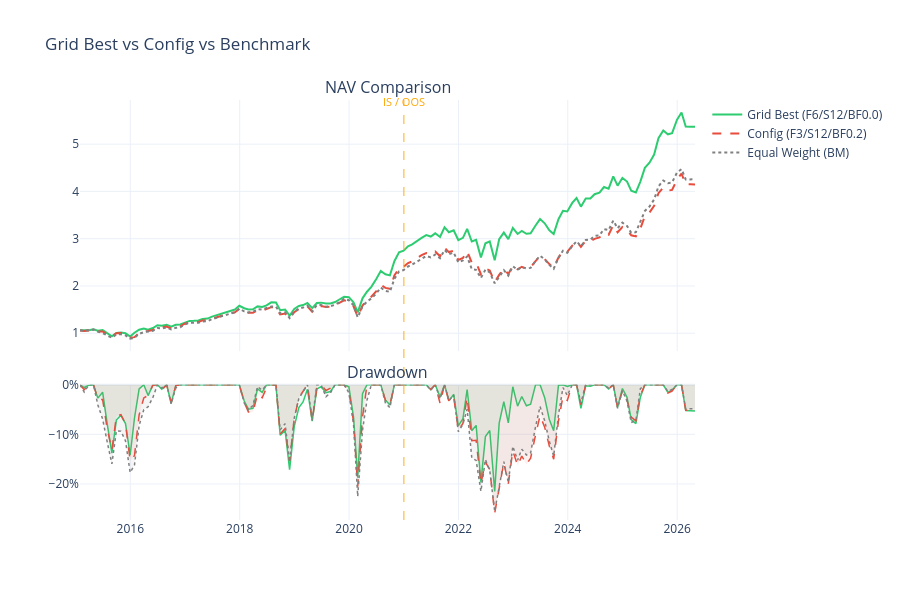

Source (notebook cell):
### Markdown cell above
### 최적 파라미터 vs 기존 전략 vs BM 비교

IS Sharpe 상위 중 OOS에서도 안정적인 파라미터를 선정하여 비교합니다.

### Code cell
# IS+OOS 합산 Sharpe 기준 Best 선정 (오버피팅 방지)
grid_df['Combined Sharpe'] = grid_df['IS Sharpe'] * 0.5 + grid_df['OOS Sharpe'] * 0.5
best = grid_df.sort_values('Combined Sharpe', ascending=False).iloc[0]

best_fw, best_sw, best_bf = int(best['Fast']), int(best['Slow']), best['Bear Floor']
best_rw = make_weights(best_bf)

print(f"Best params: Fast={best_fw}M, Slow={best_sw}M, Bear Floor={best_bf}")
print(f"Weights: 강세={best_rw['강세 (Bullish)']:.2f}, 반등={best_rw['반등 (Recovery)']:.2f}, "
      f"조정={best_rw['조정 (Correction)']:.2f}, 약세={best_rw['약세 (Bearish)']:.2f}")
print(f"IS Sharpe={best['IS Sharpe']:.2f}, OOS Sharpe={best['OOS Sharpe']:.2f}")

# 최적 파라미터로 전체 기간 백테스트
best_rdf, _, _ = regime_cache[(best_fw, best_sw)]
nav_best, _, ret_best = regime_backtest(prices, best_rdf, best_rw)

# 현재 config 기준
config_label = f'Config (F{FAST_WINDOW}/S{SLOW_WINDOW}/BF{BEAR_FLOOR})'

# 비교 차트
fig = make_subplots(rows=2, cols=1, shared_xaxes=True,
                    subplot_titles=['NAV Comparison', 'Drawdown'],
                    row_heights=[0.65, 0.35], vertical_spacing=0.08)

traces = [
    (nav_best, f'Grid Best (F{best_fw}/S{best_sw}/BF{best_bf})', '#2ecc71', None),
    (nav_regime, config_label, '#e74c3c', 'dash'),
    (nav_ew, 'Equal Weight (BM)', 'gray', 'dot'),
]

for nav, name, color, dash in traces:
    fig.add_trace(go.Scatter(
        x=nav.index, y=nav.values,
        name=name, line=dict(color=color, width=2, dash=dash),
    ), row=1, col=1)
    
    dd = (nav - nav.cummax()) / nav.cummax()
    fig.add_trace(go.Scatter(
        x=dd.index, y=dd.values,
        name=name, line=dict(color=color, width=1.5, dash=dash),
        showlegend=False, fill='tozeroy',
        fillcolor=f'rgba({",".join(str(int(color.lstrip("#")[i:i+2], 16)) for i in (0,2,4))},0.08)' if color != 'gray' else 'rgba(128,128,128,0.08)',
    ), row=2, col=1)

# IS/OOS 경계선
is_end_str = IS_END
fig.add_shape(type='line', x0=is_end_str, x1=is_end_str, y0=0, y1=1,
              yref='paper', line=dict(dash='dash', color='orange', width=1.5),
              opacity=0.6)
fig.add_annotation(x=is_end_str, y=1.02, yref='paper', text='IS / OOS',
                   showarrow=False, font=dict(color='orange', size=11))

fig.update_yaxes(tickformat='.0%', row=2, col=1)
fig.update_layout(template='plotly_white', height=600, width=900,
                  title='Grid Best vs Config vs Benchmark')
fig.show()

# 통계 비교
print("\n=== Performance Comparison (Full Period) ===")
stats_compare = pd.DataFrame([
    calc_stats(nav_best, ret_best, f'Grid Best (F{best_fw}/S{best_sw}/BF{best_bf})'),
    calc_stats(nav_regime, ret_regime, config_label),
    calc_stats(nav_ew, ret_ew, 'Equal Weight (BM)'),
]).set_index('Strategy')
print(stats_compare.to_string())

### Figure 1 — Plotly figure (JSON) as saved in the notebook; plotly's stock layout.template omitted (floating-point values rounded to 4 significant figures; data arrays with more than 128 entries replaced by an {"elided": "..."} marker saying what was removed)
{"data": [{"line": {"color": "#2ecc71", "width": 2}, "name": "Grid Best (F6/S12/BF0.0)", "type": "scatter", "x": {"elided": "136 str values"}, "xaxis": "x", "y": {"elided": "136 float values"}, "yaxis": "y"}, {"fill": "tozeroy", "fillcolor": "rgba(46,204,113,0.08)", "line": {"color": "#2ecc71", "width": 1.5}, "name": "Grid Best (F6/S12/BF0.0)", "showlegend": false, "type": "scatter", "x": {"elided": "136 str values"}, "xaxis": "x2", "y": {"elided": "136 float values"}, "yaxis": "y2"}, {"line": {"color": "#e74c3c", "dash": "dash", "width": 2}, "name": "Config (F3/S12/BF0.2)", "type": "scatter", "x": {"elided": "136 str values"}, "xaxis": "x", "y": {"elided": "136 float values"}, "yaxis": "y"}, {"fill": "tozeroy", "fillcolor": "rgba(231,76,60,0.08)", "line": {"color": "#e74c3c", "dash": "dash", "width": 1.5}, "name": "Config (F3/S12/BF0.2)", "showlegend": false, "type": "scatter", "x": {"elided": "136 str values"}, "xaxis": "x2", "y": {"elided": "136 float values"}, "yaxis": "y2"}, {"line": {"color": "gray", "dash": "dot", "width": 2}, "name": "Equal Weight (BM)", "type": "scatter", "x": {"elided": "136 str values"}, "xaxis": "x", "y": {"elided": "136 float values"}, "yaxis": "y"}, {"fill": "tozeroy", "fillcolor": "rgba(128,128,128,0.08)", "line": {"color": "gray", "dash": "dot", "width": 1.5}, "name": "Equal Weight (BM)", "showlegend": false, "type": "scatter", "x": {"elided": "136 str values"}, "xaxis": "x2", "y": {"elided": "136 float values"}, "yaxis": "y2"}], "layout": {"annotations": [{"font": {"size": 16}, "showarrow": false, "text": "NAV Comparison", "x": 0.5, "xanchor": "center", "xref": "paper", "y": 1, "yanchor": "bottom", "yref": "paper"}, {"font": {"size": 16}, "showarrow": false, "text": "Drawdown", "x": 0.5, "xanchor": "center", "xref": "paper", "y": 0.322, "yanchor": "bottom", "yref": "paper"}, {"font": {"color": "orange", "size": 11}, "showarrow": false, "text": "IS / OOS", "x": "2021-01-01", "y": 1.02, "yref": "paper"}], "height": 600, "shapes": [{"line": {"color": "orange", "dash": "dash", "width": 1.5}, "opacity": 0.6, "type": "line", "x0": "2021-01-01", "x1": "2021-01-01", "y0": 0, "y1": 1, "yref": "paper"}], "title": {"text": "Grid Best vs Config vs Benchmark"}, "width": 900, "xaxis": {"anchor": "y", "domain": [0, 1], "matches": "x2", "showticklabels": false}, "xaxis2": {"anchor": "y2", "domain": [0, 1]}, "yaxis": {"anchor": "x", "domain": [0.402, 1]}, "yaxis2": {"anchor": "x2", "domain": [0, 0.322], "tickformat": ".0%"}}}
